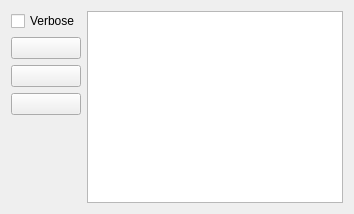
        <widget class="QWidget" name="tabOutput">
         <attribute name="icon">
          <iconset>
           <normaloff>../../Baggy/src/16x16/Computer.png</normaloff>../../Baggy/src/16x16/Computer.png</iconset>
         </attribute>
         <attribute name="title">
          <string>Output</string>
         </attribute>
         <layout class="QGridLayout" name="gridLayout_11">
          <item row="0" column="0">
           <layout class="QVBoxLayout" name="verticalLayout">
            <item>
             <widget class="QCheckBox" name="chkVerboseOutput">
              <property name="text">
               <string>Verbose</string>
              </property>
             </widget>
            </item>
            <item>
             <widget class="QPushButton" name="btnExportOutput">
              <property name="text">
               <string/>
              </property>
              <property name="icon">
               <iconset>
                <normaloff>pix/16x16/Upload.png</normaloff>pix/16x16/Upload.png</iconset>
              </property>
             </widget>
            </item>
            <item>
             <widget class="QPushButton" name="btnClearOutput">
              <property name="text">
               <string/>
              </property>
              <property name="icon">
               <iconset>
                <normaloff>pix/16x16/Trash.png</normaloff>pix/16x16/Trash.png</iconset>
              </property>
             </widget>
            </item>
            <item>
             <widget class="QPushButton" name="btnKillProcess">
              <property name="text">
               <string/>
              </property>
              <property name="icon">
               <iconset>
                <normaloff>pix/16x16/Player Stop.png</normaloff>pix/16x16/Player Stop.png</iconset>
              </property>
             </widget>
            </item>
            <item>
             <spacer name="verticalSpacer_2">
              <property name="orientation">
               <enum>Qt::Vertical</enum>
              </property>
              <property name="sizeHint" stdset="0">
               <size>
                <width>20</width>
                <height>40</height>
               </size>
              </property>
             </spacer>
            </item>
           </layout>
          </item>
          <item row="0" column="3">
           <widget class="QPlainTextEdit" name="txtOutput"/>
          </item>
         </layout>
        </widget>
